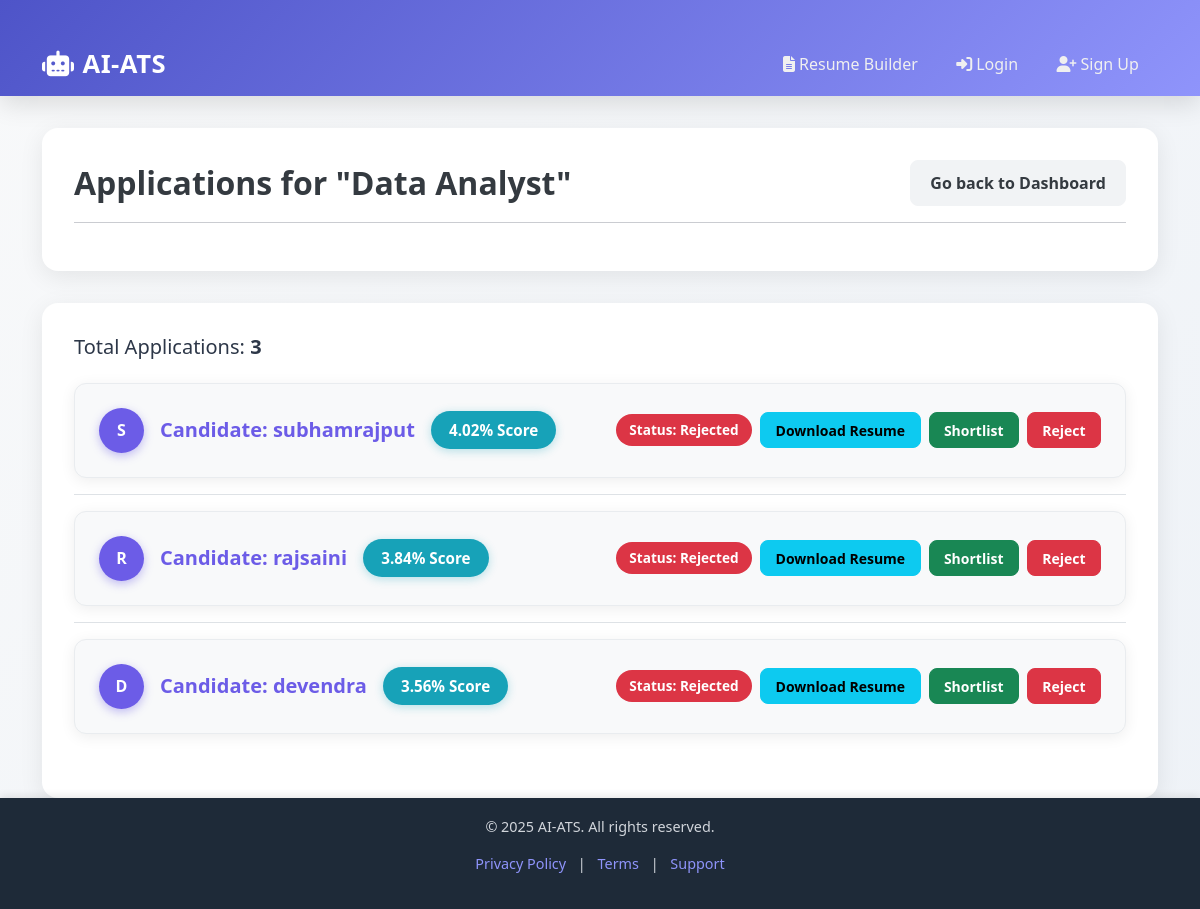
/recruiter/jobs/5/applications/ (signed in), run on the app's committed database.
### core/models.py (models this page shows, shortened)
class Job(models.Model):
    title = models.CharField(max_length=200)
    description = models.TextField()
    recruiter = models.ForeignKey(
        'CustomUser',
        on_delete=models.CASCADE,
        limit_choices_to={'is_recruiter': True}
    )
    is_internal = models.BooleanField(default=True)
    external_url = models.URLField(blank=True, null=True)
    job_field = models.ForeignKey(JobField, on_delete=models.SET_NULL, null=True)

class Application(models.Model):
    candidate = models.ForeignKey(
        'CustomUser',
        on_delete=models.CASCADE,
        limit_choices_to={'is_candidate': True}
    )
    job = models.ForeignKey(Job, on_delete=models.CASCADE)
    resume = models.FileField(upload_to='resumes/')
    STATUS_CHOICES = (
        ('Applied', 'Applied'),
        ('Screening', 'Screening'),
        ('Shortlisted', 'Shortlisted'),
        ('Rejected', 'Rejected'),
    )
    status = models.CharField(max_length=20, choices=STATUS_CHOICES, default='Applied')
    ranking_score = models.FloatField(default=0.0) # AI/ML se aane wala score

class CustomUser(AbstractUser):
    is_candidate = models.BooleanField(default=False)
    is_recruiter = models.BooleanField(default=False)

### core/views.py (the view)
# urls.py: path('recruiter/jobs/<int:job_id>/applications/', views.recruiter_job_applications, name='recruiter_job_applications'),
@login_required
def recruiter_job_applications(request, job_id):
    if not request.user.is_recruiter:
        return redirect('dashboard')
    job = get_object_or_404(Job, id=job_id, recruiter=request.user)
    applications = Application.objects.filter(job=job).order_by('-ranking_score')
    return render(request, 'core/recruiter_job_applications.html', {'job': job, 'applications': applications})

### core/templates/core/recruiter_job_applications.html (shortened to what this page needs)
{% extends 'core/base.html' %}
{% block content %}
<div class="row">
    <div class="col-12">
        <div class="header-card">
            <div class="d-flex justify-content-between align-items-center">
                <div>
                    <h2 class="welcome-header">Applications for "{{ job.title }}"</h2>
                </div>
                <a href="{% url 'recruiter_dashboard' %}" class="btn btn-secondary">Go back to Dashboard</a>
            </div>
            <hr>
        </div>
    </div>
</div>
{% if applications %}
<div class="row">
    <div class="col-12">
        <div class="applications-list-card">
            <p class="h5 mb-4">Total Applications: <strong>{{ applications.count }}</strong></p>
            <ul class="list-group list-group-flush">
                {% for application in applications %}
                <li class="list-group-item p-0 mb-3">
                    <div class="list-item-card">
                        <div class="candidate-info">
                            <div class="avatar">
                                {{ application.candidate.username|slice:":1"|upper }}
                            </div>
                            <h5>Candidate: {{ application.candidate.username }}</h5>
                            <span class="ranking-score-badge">{{ application.ranking_score|floatformat:2 }}% Score</span>
                        </div>
                        <div class="d-flex gap-2 align-items-center flex-wrap">
                            <span class="status-badge {{ application.status }}">Status: {{ application.status }}</span>
                            <a href="{{ application.resume.url }}" target="_blank" class="btn btn-sm btn-info">Download Resume</a>
                            <a href="{% url 'shortlist_application' application.id %}" class="btn btn-sm btn-success">Shortlist</a>
                            <a href="{% url 'reject_application' application.id %}" class="btn btn-sm btn-danger">Reject</a>
                        </div>
                    </div>
                </li>
                {% endfor %}
            </ul>
        </div>
    </div>
</div>
{% else %}
<div class="row">
    <div class="col-12">
        <p class="text-center text-muted mt-5">Abhi is job ke liye koi application nahi hai.</p>
    </div>
</div>
{% endif %}
{% endblock %}

### core/templates/core/base.html (style rules this page uses)
:root { --primary-gradient: linear-gradient(135deg, #4e54c8 0%, #8f94fb 100%); --shadow-lg: 0 8px 24px rgba(0,0,0,0.12); --transition: all 0.3s ease; --dark-navy: #1e2a38; --accent-blue: #4e54c8; --accent-purple: #8f94fb; }
body { font-family: 'Inter', sans-serif; background: linear-gradient(135deg, #f9fafc, #eef1f6); color: #2d3748; min-height: 100vh; display: flex; flex-direction: column; }

### core/templates/core/recruiter_job_applications.html (style rules this page uses)
:root { --primary-color: #6c5ce7; --secondary-color: #f1f3f5; --dark-text: #343a40; --light-text: #6c757d; --border-light: #e9ecef; --success-color: #28a745; --danger-color: #dc3545; --info-color: #17a2b8; }
body { background: linear-gradient(135deg, #f8f9fa, #eef2f7); font-family: "Segoe UI", Tahoma, Geneva, Verdana, sans-serif; }
.header-card { background: #ffffff; border-radius: 16px; padding: 2rem; box-shadow: 0 6px 25px rgba(0,0,0,0.08); margin-bottom: 2rem; transition: transform 0.2s ease-in-out; }
.header-card h2 { font-weight: 700; color: var(--dark-text); margin-bottom: 0; }
.btn-secondary { background-color: var(--secondary-color); border-color: var(--secondary-color); color: var(--dark-text); font-weight: 600; border-radius: 8px; padding: 0.6rem 1.2rem; transition: all 0.2s ease-in-out; }
.applications-list-card { background: #ffffff; border-radius: 16px; padding: 2rem; box-shadow: 0 6px 25px rgba(0,0,0,0.08); }
.list-item-card { background: #f8f9fa; border-radius: 12px; padding: 1.5rem; margin-bottom: 1rem; box-shadow: 0 3px 15px rgba(0,0,0,0.07); border: 1px solid var(--border-light); transition: all 0.3s ease-in-out; display: flex; justify-content: space-between; flex-wrap: wrap; gap: 1rem; }
.candidate-info { display: flex; align-items: center; gap: 1rem; }
.candidate-info h5 { font-weight: 700; color: var(--primary-color); margin: 0; }
.avatar { width: 45px; height: 45px; border-radius: 50%; background: var(--primary-color); color: #fff; display: flex; align-items: center; justify-content: center; font-weight: 700; font-size: 1rem; box-shadow: 0 3px 10px rgba(108, 92, 231, 0.4); }
.ranking-score-badge { font-size: 0.95rem; font-weight: 700; background-color: var(--info-color); color: white; padding: 0.5em 1.2em; border-radius: 30px; box-shadow: 0 2px 10px rgba(23,162,184,0.3); }
.status-badge { font-size: 0.85rem; font-weight: 600; padding: 0.4em 1em; border-radius: 30px; color: #fff; }
.status-badge.Rejected { background-color: var(--danger-color); }
.btn-sm { border-radius: 8px; padding: 0.4rem 0.9rem; font-weight: 600; transition: all 0.2s ease-in-out; }

### data on the page
Job: title "Data Analyst"
Application: candidate.username "S", candidate.username "subhamrajput", ranking_score "4.02", status "Rejected"
Application: candidate.username "R", candidate.username "rajsaini", ranking_score "3.84", status "Rejected"
Application: candidate.username "D", candidate.username "devendra", ranking_score "3.56", status "Rejected"

### other printed values
{{ applications.count }} "3"
